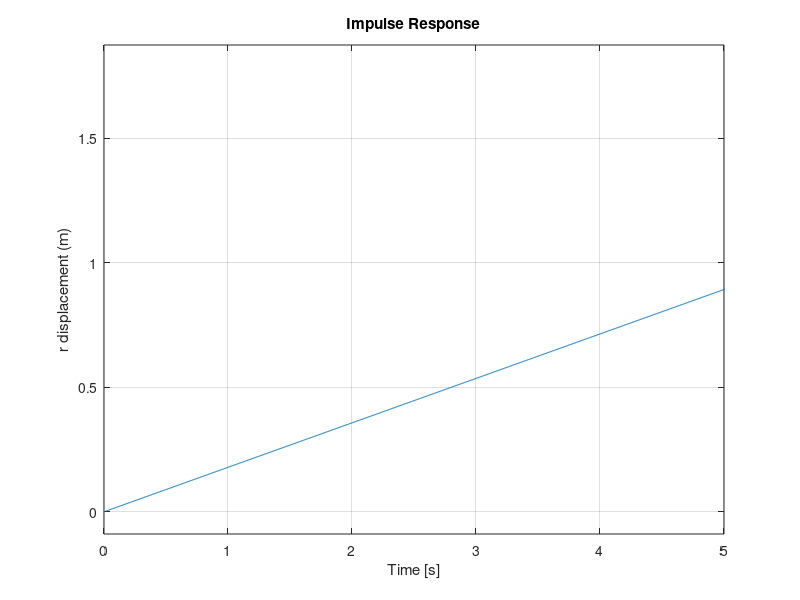

The MATLAB script that drew this image:
clear;
clc;

I0=1.4*10^(-5)    ;      %kg.m^2
R=0.01            ;      %m
d=0.025           ;      %m
L=1               ;      %m

% define the state-space model

% dz=[0,1 ; 0,0] * z + [0 ; (d*R^2)/(L*I0)] * theta

A=[0,1 ; 0,0] ;
B=[0 ; (d*R^2)/(L*I0)] ;
C=[1 , 0];
D=0 ;

G=ss(A,B,C,D);

% impulse function

impulse(G)
grid on
xlim([0 5]);
ylabel('r displacement (m)');





